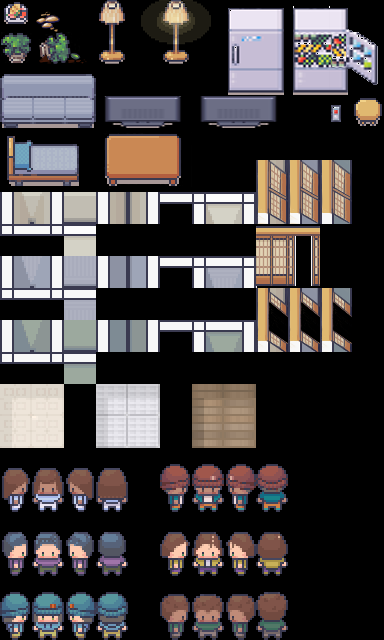

This is a level from a 2D game, rendered from its Tiled map with the project's own tilesets. A one-line summary and the complete map file follow:
An orthogonal 12x20 tile map with 32x32 px tiles, 1 tile layer (Tile Layer 1), 5 tilesets.

<map version="1.10" tiledversion="1.10.1" orientation="orthogonal" renderorder="right-down" width="12" height="20" tilewidth="32" tileheight="32" infinite="0" nextlayerid="2" nextobjectid="1">
 <tileset firstgid="1" source="doors_narrow.tsx" />
 <tileset firstgid="5" source="lamps.tsx" />
 <tileset firstgid="13" source="marple_cogsci_v1.tsx" />
 <tileset firstgid="273" source="tv.tsx" />
 <tileset firstgid="285" source="fridge.tsx" />
 <layer id="1" name="Tile Layer 1" width="12" height="20">
  <data encoding="csv">
14,77,0,5,6,7,8,285,286,287,288,289,
26,47,48,9,10,11,12,290,291,292,293,294,
52,53,54,273,274,275,0,295,296,297,298,299,
65,66,67,279,280,281,282,283,284,0,75,90,
29,30,31,19,20,21,0,0,0,0,0,0,
42,43,44,32,33,34,0,0,86,87,88,0,
91,92,93,94,95,96,97,98,99,100,101,0,
104,105,106,107,108,109,110,111,1,2,0,0,
117,118,119,120,121,122,123,124,3,4,0,0,
130,131,132,133,134,135,136,137,138,139,140,141,
143,144,145,146,147,148,149,150,151,152,153,154,
156,157,158,159,160,161,162,163,0,0,0,0,
164,165,171,166,167,174,192,193,0,0,0,0,
177,178,184,179,180,187,205,206,190,191,0,0,
195,196,197,198,199,200,201,202,203,204,0,0,
208,209,210,211,212,213,214,215,216,217,218,219,
221,222,223,224,225,226,227,228,229,230,231,232,
234,235,236,237,238,239,240,241,242,243,244,245,
247,248,249,250,251,252,253,254,255,256,257,258,
260,261,262,263,264,265,266,267,268,269,270,271
</data>
 </layer>
</map>
